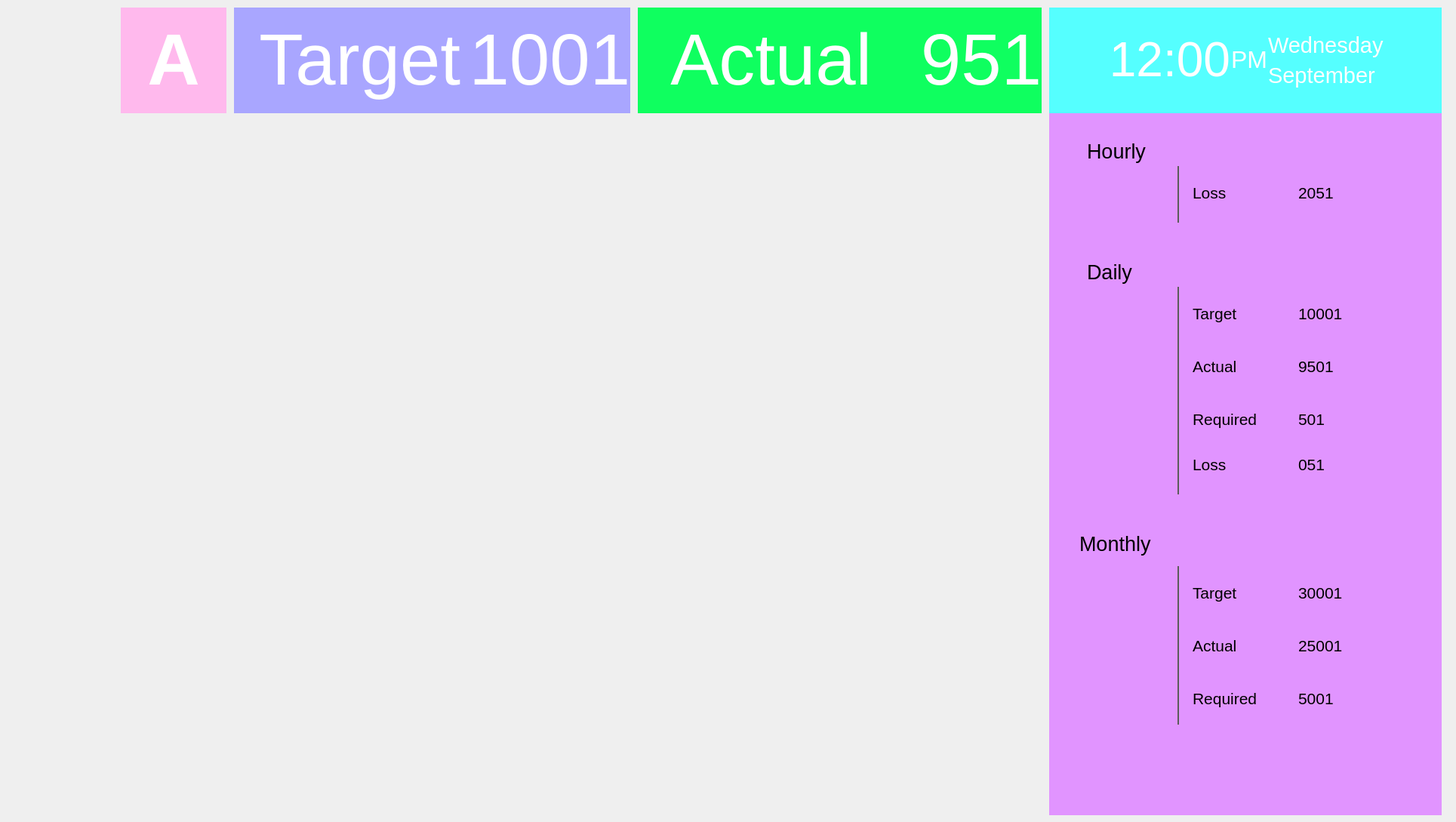
    <widget class="QWidget" name="page">
     <widget class="QWidget" name="widget" native="true">
      <property name="geometry">
       <rect>
        <x>0</x>
        <y>0</y>
        <width>1920</width>
        <height>150</height>
       </rect>
      </property>
      <widget class="QLabel" name="label">
       <property name="geometry">
        <rect>
         <x>310</x>
         <y>10</y>
         <width>300</width>
         <height>140</height>
        </rect>
       </property>
       <property name="styleSheet">
        <string notr="true">background-color: rgb(169, 166, 255);</string>
       </property>
       <property name="text">
        <string>&lt;html&gt;&lt;head/&gt;&lt;body&gt;&lt;p align=&quot;right&quot;&gt;&lt;span style=&quot; font-size:72pt; color:#ffffff;&quot;&gt;Target&lt;/span&gt;&lt;/p&gt;&lt;/body&gt;&lt;/html&gt;</string>
       </property>
      </widget>
      <widget class="QLabel" name="label_2">
       <property name="geometry">
        <rect>
         <x>610</x>
         <y>10</y>
         <width>225</width>
         <height>140</height>
        </rect>
       </property>
       <property name="styleSheet">
        <string notr="true">background-color: rgb(169, 166, 255);</string>
       </property>
       <property name="text">
        <string>&lt;html&gt;&lt;head/&gt;&lt;body&gt;&lt;p align=&quot;right&quot;&gt;&lt;span style=&quot; font-size:72pt; color:#ffffff;&quot;&gt;1001&lt;/span&gt;&lt;/p&gt;&lt;/body&gt;&lt;/html&gt;</string>
       </property>
      </widget>
      <widget class="QLabel" name="label_3">
       <property name="geometry">
        <rect>
         <x>845</x>
         <y>10</y>
         <width>310</width>
         <height>140</height>
        </rect>
       </property>
       <property name="styleSheet">
        <string notr="true">background-color: rgb(15, 255, 95);</string>
       </property>
       <property name="text">
        <string>&lt;html&gt;&lt;head/&gt;&lt;body&gt;&lt;p align=&quot;right&quot;&gt;&lt;span style=&quot; font-size:72pt; color:#ffffff;&quot;&gt;Actual&lt;/span&gt;&lt;/p&gt;&lt;/body&gt;&lt;/html&gt;</string>
       </property>
      </widget>
      <widget class="QLabel" name="label_4">
       <property name="geometry">
        <rect>
         <x>1155</x>
         <y>10</y>
         <width>225</width>
         <height>140</height>
        </rect>
       </property>
       <property name="styleSheet">
        <string notr="true">background-color: rgb(15, 255, 95);</string>
       </property>
       <property name="text">
        <string>&lt;html&gt;&lt;head/&gt;&lt;body&gt;&lt;p align=&quot;right&quot;&gt;&lt;span style=&quot; font-size:72pt; color:#ffffff;&quot;&gt;951&lt;/span&gt;&lt;/p&gt;&lt;/body&gt;&lt;/html&gt;</string>
       </property>
      </widget>
      <widget class="QLabel" name="label_5">
       <property name="geometry">
        <rect>
         <x>1390</x>
         <y>10</y>
         <width>240</width>
         <height>140</height>
        </rect>
       </property>
       <property name="styleSheet">
        <string notr="true">background-color: rgb(85, 255, 255);</string>
       </property>
       <property name="text">
        <string>&lt;html&gt;&lt;head/&gt;&lt;body&gt;&lt;p align=&quot;right&quot;&gt;&lt;span style=&quot; font-size:48pt; color:#ffffff;&quot;&gt;12:00&lt;/span&gt;&lt;/p&gt;&lt;/body&gt;&lt;/html&gt;</string>
       </property>
      </widget>
      <widget class="QLabel" name="label_6">
       <property name="geometry">
        <rect>
         <x>160</x>
         <y>10</y>
         <width>140</width>
         <height>140</height>
        </rect>
       </property>
       <property name="styleSheet">
        <string notr="true">background-color: rgb(255, 185, 237);</string>
       </property>
       <property name="text">
        <string>&lt;html&gt;&lt;head/&gt;&lt;body&gt;&lt;p align=&quot;center&quot;&gt;&lt;span style=&quot; font-size:72pt; font-weight:600; color:#ffffff;&quot;&gt;A&lt;/span&gt;&lt;/p&gt;&lt;/body&gt;&lt;/html&gt;</string>
       </property>
       <property name="scaledContents">
        <bool>false</bool>
       </property>
      </widget>
      <widget class="QLabel" name="label_7">
       <property name="geometry">
        <rect>
         <x>1630</x>
         <y>10</y>
         <width>50</width>
         <height>140</height>
        </rect>
       </property>
       <property name="styleSheet">
        <string notr="true">background-color: rgb(85, 255, 255);</string>
       </property>
       <property name="text">
        <string>&lt;html&gt;&lt;head/&gt;&lt;body&gt;&lt;p align=&quot;center&quot;&gt;&lt;span style=&quot; font-size:24pt; color:#ffffff;&quot;&gt;PM&lt;/span&gt;&lt;/p&gt;&lt;/body&gt;&lt;/html&gt;</string>
       </property>
      </widget>
      <widget class="QLabel" name="label_9">
       <property name="geometry">
        <rect>
         <x>10</x>
         <y>10</y>
         <width>140</width>
         <height>140</height>
        </rect>
       </property>
       <property name="styleSheet">
        <string notr="true"/>
       </property>
       <property name="text">
        <string/>
       </property>
       <property name="pixmap">
        <pixmap resource="rersource.qrc">:/Images/Sewing.png</pixmap>
       </property>
       <property name="scaledContents">
        <bool>true</bool>
       </property>
      </widget>
      <widget class="QLabel" name="label_8">
       <property name="geometry">
        <rect>
         <x>1680</x>
         <y>40</y>
         <width>230</width>
         <height>40</height>
        </rect>
       </property>
       <property name="styleSheet">
        <string notr="true">background-color: rgb(85, 255, 255);</string>
       </property>
       <property name="text">
        <string>&lt;html&gt;&lt;head/&gt;&lt;body&gt;&lt;p&gt;&lt;span style=&quot; font-size:22pt; color:#ffffff;&quot;&gt;Wednesday&lt;/span&gt;&lt;/p&gt;&lt;/body&gt;&lt;/html&gt;</string>
       </property>
      </widget>
      <widget class="QLabel" name="label_10">
       <property name="geometry">
        <rect>
         <x>1680</x>
         <y>80</y>
         <width>230</width>
         <height>40</height>
        </rect>
       </property>
       <property name="styleSheet">
        <string notr="true">background-color: rgb(85, 255, 255);</string>
       </property>
       <property name="text">
        <string>&lt;html&gt;&lt;head/&gt;&lt;body&gt;&lt;p&gt;&lt;span style=&quot; font-size:22pt; color:#ffffff;&quot;&gt;September&lt;/span&gt;&lt;/p&gt;&lt;/body&gt;&lt;/html&gt;</string>
       </property>
      </widget>
      <widget class="QFrame" name="frame">
       <property name="geometry">
        <rect>
         <x>1620</x>
         <y>10</y>
         <width>290</width>
         <height>140</height>
        </rect>
       </property>
       <property name="styleSheet">
        <string notr="true">background-color: rgb(85, 255, 255);</string>
       </property>
       <property name="frameShape">
        <enum>QFrame::NoFrame</enum>
       </property>
       <property name="frameShadow">
        <enum>QFrame::Plain</enum>
       </property>
      </widget>
      <zorder>frame</zorder>
      <zorder>label</zorder>
      <zorder>label_2</zorder>
      <zorder>label_3</zorder>
      <zorder>label_4</zorder>
      <zorder>label_5</zorder>
      <zorder>label_6</zorder>
      <zorder>label_7</zorder>
      <zorder>label_9</zorder>
      <zorder>label_8</zorder>
      <zorder>label_10</zorder>
     </widget>
     <widget class="QFrame" name="frame_2">
      <property name="geometry">
       <rect>
        <x>0</x>
        <y>150</y>
        <width>1390</width>
        <height>930</height>
       </rect>
      </property>
      <property name="frameShape">
       <enum>QFrame::NoFrame</enum>
      </property>
      <property name="frameShadow">
       <enum>QFrame::Plain</enum>
      </property>
      <layout class="QGridLayout" name="gridLayout_2">
       <property name="margin">
        <number>0</number>
       </property>
       <item row="0" column="0">
        <layout class="QGridLayout" name="gridLayout">
         <property name="margin">
          <number>9</number>
         </property>
         <property name="horizontalSpacing">
          <number>6</number>
         </property>
        </layout>
       </item>
      </layout>
     </widget>
     <widget class="QFrame" name="frame_3">
      <property name="geometry">
       <rect>
        <x>1390</x>
        <y>150</y>
        <width>520</width>
        <height>930</height>
       </rect>
      </property>
      <property name="styleSheet">
       <string notr="true">background-color: rgb(225, 148, 255);</string>
      </property>
      <property name="frameShape">
       <enum>QFrame::NoFrame</enum>
      </property>
      <property name="frameShadow">
       <enum>QFrame::Plain</enum>
      </property>
      <widget class="QLabel" name="label_11">
       <property name="geometry">
        <rect>
         <x>50</x>
         <y>30</y>
         <width>221</width>
         <height>41</height>
        </rect>
       </property>
       <property name="text">
        <string>&lt;html&gt;&lt;head/&gt;&lt;body&gt;&lt;p&gt;&lt;span style=&quot; font-size:20pt;&quot;&gt;Hourly&lt;/span&gt;&lt;/p&gt;&lt;/body&gt;&lt;/html&gt;</string>
       </property>
      </widget>
      <widget class="QLabel" name="label_12">
       <property name="geometry">
        <rect>
         <x>50</x>
         <y>190</y>
         <width>221</width>
         <height>41</height>
        </rect>
       </property>
       <property name="text">
        <string>&lt;html&gt;&lt;head/&gt;&lt;body&gt;&lt;p&gt;&lt;span style=&quot; font-size:20pt;&quot;&gt;Daily&lt;/span&gt;&lt;/p&gt;&lt;/body&gt;&lt;/html&gt;</string>
       </property>
      </widget>
      <widget class="QLabel" name="label_13">
       <property name="geometry">
        <rect>
         <x>40</x>
         <y>550</y>
         <width>221</width>
         <height>41</height>
        </rect>
       </property>
       <property name="text">
        <string>&lt;html&gt;&lt;head/&gt;&lt;body&gt;&lt;p&gt;&lt;span style=&quot; font-size:20pt;&quot;&gt;Monthly&lt;/span&gt;&lt;/p&gt;&lt;/body&gt;&lt;/html&gt;</string>
       </property>
      </widget>
      <widget class="QFrame" name="frame_4">
       <property name="geometry">
        <rect>
         <x>170</x>
         <y>70</y>
         <width>2</width>
         <height>75</height>
        </rect>
       </property>
       <property name="styleSheet">
        <string notr="true">background-color: rgb(118, 118, 118);</string>
       </property>
       <property name="frameShape">
        <enum>QFrame::StyledPanel</enum>
       </property>
       <property name="frameShadow">
        <enum>QFrame::Raised</enum>
       </property>
      </widget>
      <widget class="QFrame" name="frame_5">
       <property name="geometry">
        <rect>
         <x>170</x>
         <y>230</y>
         <width>2</width>
         <height>275</height>
        </rect>
       </property>
       <property name="styleSheet">
        <string notr="true">background-color: rgb(118, 118, 118);</string>
       </property>
       <property name="frameShape">
        <enum>QFrame::StyledPanel</enum>
       </property>
       <property name="frameShadow">
        <enum>QFrame::Raised</enum>
       </property>
      </widget>
      <widget class="QFrame" name="frame_6">
       <property name="geometry">
        <rect>
         <x>170</x>
         <y>600</y>
         <width>2</width>
         <height>210</height>
        </rect>
       </property>
       <property name="styleSheet">
        <string notr="true">background-color: rgb(118, 118, 118);</string>
       </property>
       <property name="frameShape">
        <enum>QFrame::StyledPanel</enum>
       </property>
       <property name="frameShadow">
        <enum>QFrame::Raised</enum>
       </property>
      </widget>
      <widget class="QLabel" name="label_16">
       <property name="geometry">
        <rect>
         <x>190</x>
         <y>450</y>
         <width>101</width>
         <height>31</height>
        </rect>
       </property>
       <property name="styleSheet">
        <string notr="true">background-color: transparent;</string>
       </property>
       <property name="text">
        <string>&lt;html&gt;&lt;head/&gt;&lt;body&gt;&lt;p&gt;&lt;span style=&quot; font-size:16pt;&quot;&gt;Loss&lt;/span&gt;&lt;/p&gt;&lt;/body&gt;&lt;/html&gt;</string>
       </property>
      </widget>
      <widget class="QLabel" name="label_17">
       <property name="geometry">
        <rect>
         <x>190</x>
         <y>250</y>
         <width>111</width>
         <height>31</height>
        </rect>
       </property>
       <property name="text">
        <string>&lt;html&gt;&lt;head/&gt;&lt;body&gt;&lt;p&gt;&lt;span style=&quot; font-size:16pt;&quot;&gt;Target&lt;/span&gt;&lt;/p&gt;&lt;/body&gt;&lt;/html&gt;</string>
       </property>
      </widget>
      <widget class="QLabel" name="label_18">
       <property name="geometry">
        <rect>
         <x>190</x>
         <y>320</y>
         <width>101</width>
         <height>31</height>
        </rect>
       </property>
       <property name="text">
        <string>&lt;html&gt;&lt;head/&gt;&lt;body&gt;&lt;p&gt;&lt;span style=&quot; font-size:16pt;&quot;&gt;Actual&lt;/span&gt;&lt;/p&gt;&lt;/body&gt;&lt;/html&gt;</string>
       </property>
      </widget>
      <widget class="QLabel" name="label_19">
       <property name="geometry">
        <rect>
         <x>190</x>
         <y>390</y>
         <width>101</width>
         <height>31</height>
        </rect>
       </property>
       <property name="text">
        <string>&lt;html&gt;&lt;head/&gt;&lt;body&gt;&lt;p&gt;&lt;span style=&quot; font-size:16pt;&quot;&gt;Required&lt;/span&gt;&lt;/p&gt;&lt;/body&gt;&lt;/html&gt;</string>
       </property>
      </widget>
      <widget class="QLabel" name="label_20">
       <property name="geometry">
        <rect>
         <x>190</x>
         <y>620</y>
         <width>111</width>
         <height>31</height>
        </rect>
       </property>
       <property name="text">
        <string>&lt;html&gt;&lt;head/&gt;&lt;body&gt;&lt;p&gt;&lt;span style=&quot; font-size:16pt;&quot;&gt;Target&lt;/span&gt;&lt;/p&gt;&lt;/body&gt;&lt;/html&gt;</string>
       </property>
      </widget>
      <widget class="QLabel" name="label_21">
       <property name="geometry">
        <rect>
         <x>190</x>
         <y>690</y>
         <width>101</width>
         <height>31</height>
        </rect>
       </property>
       <property name="text">
        <string>&lt;html&gt;&lt;head/&gt;&lt;body&gt;&lt;p&gt;&lt;span style=&quot; font-size:16pt;&quot;&gt;Actual&lt;/span&gt;&lt;/p&gt;&lt;/body&gt;&lt;/html&gt;</string>
       </property>
      </widget>
      <widget class="QLabel" name="label_22">
       <property name="geometry">
        <rect>
         <x>190</x>
         <y>760</y>
         <width>101</width>
         <height>31</height>
        </rect>
       </property>
       <property name="text">
        <string>&lt;html&gt;&lt;head/&gt;&lt;body&gt;&lt;p&gt;&lt;span style=&quot; font-size:16pt;&quot;&gt;Required&lt;/span&gt;&lt;/p&gt;&lt;/body&gt;&lt;/html&gt;</string>
       </property>
      </widget>
      <widget class="QLabel" name="label_23">
       <property name="geometry">
        <rect>
         <x>330</x>
         <y>450</y>
         <width>101</width>
         <height>31</height>
        </rect>
       </property>
       <property name="styleSheet">
        <string notr="true">background-color: transparent;</string>
       </property>
       <property name="text">
        <string>&lt;html&gt;&lt;head/&gt;&lt;body&gt;&lt;p&gt;&lt;span style=&quot; font-size:16pt;&quot;&gt;051&lt;/span&gt;&lt;/p&gt;&lt;/body&gt;&lt;/html&gt;</string>
       </property>
      </widget>
      <widget class="QLabel" name="label_24">
       <property name="geometry">
        <rect>
         <x>330</x>
         <y>250</y>
         <width>101</width>
         <height>31</height>
        </rect>
       </property>
       <property name="styleSheet">
        <string notr="true">background-color: transparent;</string>
       </property>
       <property name="text">
        <string>&lt;html&gt;&lt;head/&gt;&lt;body&gt;&lt;p&gt;&lt;span style=&quot; font-size:16pt;&quot;&gt;10001&lt;/span&gt;&lt;/p&gt;&lt;/body&gt;&lt;/html&gt;</string>
       </property>
      </widget>
      <widget class="QLabel" name="label_25">
       <property name="geometry">
        <rect>
         <x>330</x>
         <y>320</y>
         <width>101</width>
         <height>31</height>
        </rect>
       </property>
       <property name="styleSheet">
        <string notr="true">background-color: transparent;</string>
       </property>
       <property name="text">
        <string>&lt;html&gt;&lt;head/&gt;&lt;body&gt;&lt;p&gt;&lt;span style=&quot; font-size:16pt;&quot;&gt;9501&lt;/span&gt;&lt;/p&gt;&lt;/body&gt;&lt;/html&gt;</string>
       </property>
      </widget>
      <widget class="QLabel" name="label_26">
       <property name="geometry">
        <rect>
         <x>330</x>
         <y>390</y>
         <width>101</width>
         <height>31</height>
        </rect>
       </property>
       <property name="styleSheet">
        <string notr="true">background-color: transparent;</string>
       </property>
       <property name="text">
        <string>&lt;html&gt;&lt;head/&gt;&lt;body&gt;&lt;p&gt;&lt;span style=&quot; font-size:16pt;&quot;&gt;501&lt;/span&gt;&lt;/p&gt;&lt;/body&gt;&lt;/html&gt;</string>
       </property>
      </widget>
      <widget class="QLabel" name="label_27">
       <property name="geometry">
        <rect>
         <x>330</x>
         <y>620</y>
         <width>101</width>
         <height>31</height>
        </rect>
       </property>
       <property name="styleSheet">
        <string notr="true">background-color: transparent;</string>
       </property>
       <property name="text">
        <string>&lt;html&gt;&lt;head/&gt;&lt;body&gt;&lt;p&gt;&lt;span style=&quot; font-size:16pt;&quot;&gt;30001&lt;/span&gt;&lt;/p&gt;&lt;/body&gt;&lt;/html&gt;</string>
       </property>
      </widget>
      <widget class="QLabel" name="label_28">
       <property name="geometry">
        <rect>
         <x>330</x>
         <y>690</y>
         <width>101</width>
         <height>31</height>
        </rect>
       </property>
       <property name="styleSheet">
        <string notr="true">background-color: transparent;</string>
       </property>
       <property name="text">
        <string>&lt;html&gt;&lt;head/&gt;&lt;body&gt;&lt;p&gt;&lt;span style=&quot; font-size:16pt;&quot;&gt;25001&lt;/span&gt;&lt;/p&gt;&lt;/body&gt;&lt;/html&gt;</string>
       </property>
      </widget>
      <widget class="QLabel" name="label_29">
       <property name="geometry">
        <rect>
         <x>330</x>
         <y>760</y>
         <width>101</width>
         <height>31</height>
        </rect>
       </property>
       <property name="styleSheet">
        <string notr="true">background-color: transparent;</string>
       </property>
       <property name="text">
        <string>&lt;html&gt;&lt;head/&gt;&lt;body&gt;&lt;p&gt;&lt;span style=&quot; font-size:16pt;&quot;&gt;5001&lt;/span&gt;&lt;/p&gt;&lt;/body&gt;&lt;/html&gt;</string>
       </property>
      </widget>
      <widget class="QLabel" name="label_30">
       <property name="geometry">
        <rect>
         <x>190</x>
         <y>90</y>
         <width>101</width>
         <height>31</height>
        </rect>
       </property>
       <property name="styleSheet">
        <string notr="true">background-color: transparent;</string>
       </property>
       <property name="text">
        <string>&lt;html&gt;&lt;head/&gt;&lt;body&gt;&lt;p&gt;&lt;span style=&quot; font-size:16pt;&quot;&gt;Loss&lt;/span&gt;&lt;/p&gt;&lt;/body&gt;&lt;/html&gt;</string>
       </property>
      </widget>
      <widget class="QLabel" name="label_31">
       <property name="geometry">
        <rect>
         <x>330</x>
         <y>90</y>
         <width>101</width>
         <height>31</height>
        </rect>
       </property>
       <property name="styleSheet">
        <string notr="true">background-color: transparent;</string>
       </property>
       <property name="text">
        <string>&lt;html&gt;&lt;head/&gt;&lt;body&gt;&lt;p&gt;&lt;span style=&quot; font-size:16pt;&quot;&gt;2051&lt;/span&gt;&lt;/p&gt;&lt;/body&gt;&lt;/html&gt;</string>
       </property>
      </widget>
     </widget>
    </widget>
